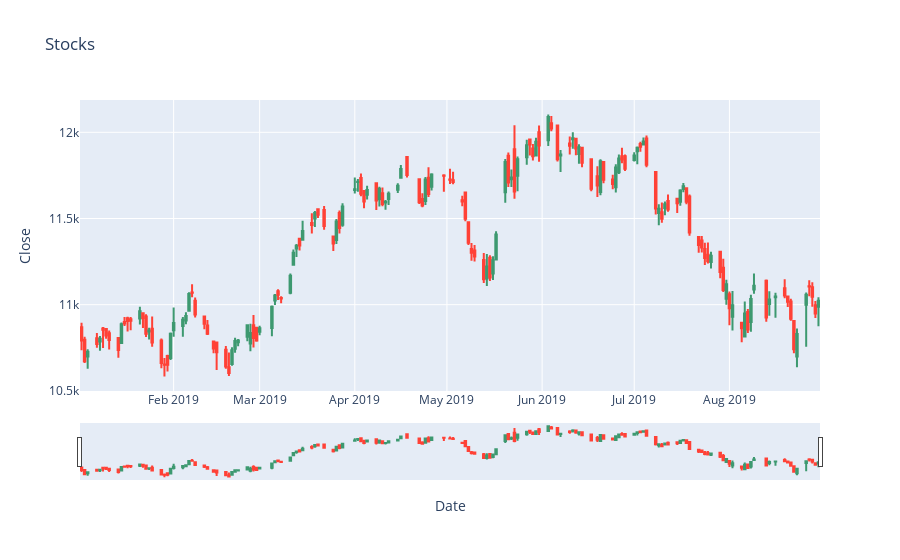

Here is the notebook cell this chart was saved with:
### Code cell
trace = go.Candlestick(x=nifty_data.Date,
                       open=nifty_data.Open,
                       high=nifty_data.High,
                       low=nifty_data.Low,
                       close=nifty_data.Close)

data = [trace]

layout = go.Layout(title= 'Stocks',
                   hovermode= 'closest',
                   xaxis= dict(title= 'Date'),
                   yaxis= dict(title= 'Close'))

fig = go.Figure(data=data,
                layout=layout)

offline.iplot(fig)

### Figure 1 — Plotly figure (JSON) as saved in the notebook; plotly's stock layout.template omitted (floating-point values rounded to 4 significant figures; data arrays with more than 128 entries replaced by an {"elided": "..."} marker saying what was removed)
{"data": [{"close": {"elided": "161 float values"}, "high": {"elided": "161 float values"}, "low": {"elided": "161 float values"}, "open": {"elided": "161 float values"}, "type": "candlestick", "x": {"elided": "161 str values"}}], "layout": {"hovermode": "closest", "title": {"text": "Stocks"}, "xaxis": {"title": {"text": "Date"}}, "yaxis": {"title": {"text": "Close"}}}}
